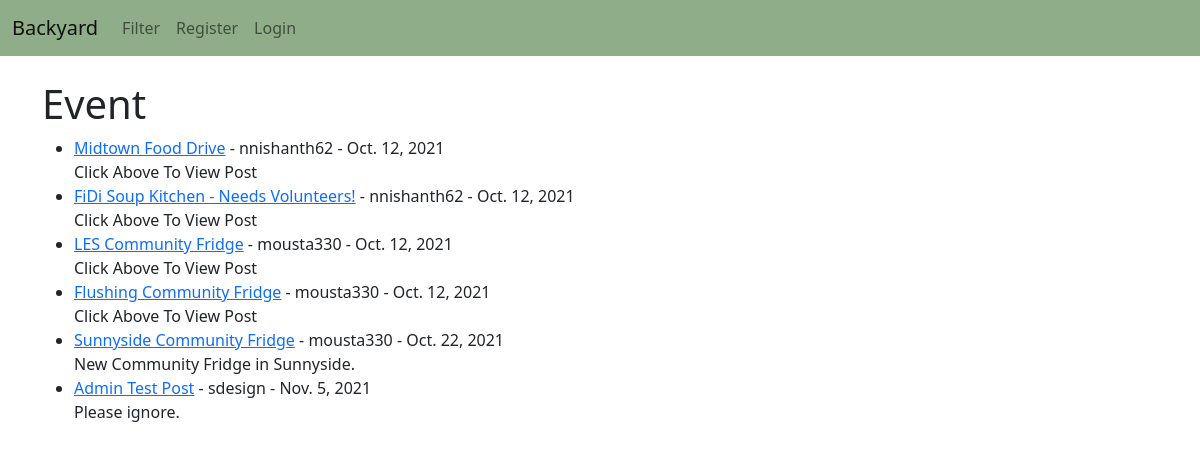
Before: /category/event/ with the older database file.
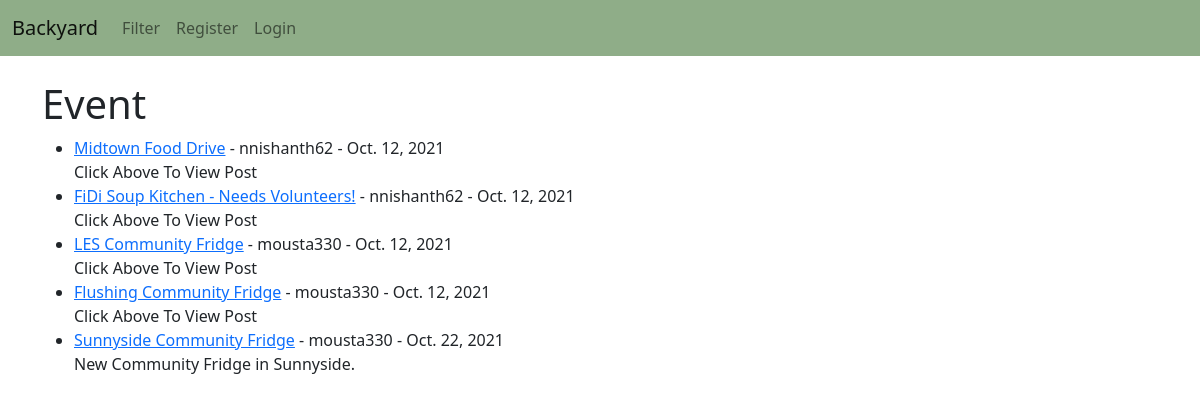
After: the same page with the newer database file.
### blog/models.py (models this page shows, shortened)
class Post(models.Model):
    title = models.CharField(max_length=LENGTH)
    header_image = models.ImageField(null=True, blank=True, upload_to="images/")
    author = models.ForeignKey(User, on_delete=models.CASCADE)
    body = RichTextField(blank=True, null=True)
    post_date = models.DateField(auto_now_add=True)
    snippet = models.CharField(max_length=LENGTH)
    category = models.CharField(max_length=LENGTH, default="event")
    likes = models.ManyToManyField(User, related_name='blog_post')

### blog/views.py (the view)
# urls.py: path('category/<str:cats>/', CategoryView, name="category"),
def CategoryView(request, cats):
    category_posts = Post.objects.filter(category=cats.replace('-', ' '))
    return render(request, 'category.html', {'cats': cats.title().replace('-', ' '), 'category_posts': category_posts})

### blog/templates/category.html (shortened to what this page needs)
{% extends 'base.html' %}
{% block content %}
{% if category_posts%}
    <h1> {{cats}} </h1>
    <ul>
        {% for post in category_posts %}
        <li><a href = "{% url 'post_detail' post.pk %}">{{ post.title }}</a> -
            {{ post.author }} -
            {{post.post_date}}<br/>
            {{ post.snippet }}</li>
        {% endfor %}
    </ul>
{% else %}
    <h2> Sorry this page does not exist :-( </h2>
{% endif %}
{% endblock %}

Changed rows visible on the page:
removed Post: title "Admin Test Post", author "sdesign", post_date "Nov. 5, 2021", snippet "Please ignore."
